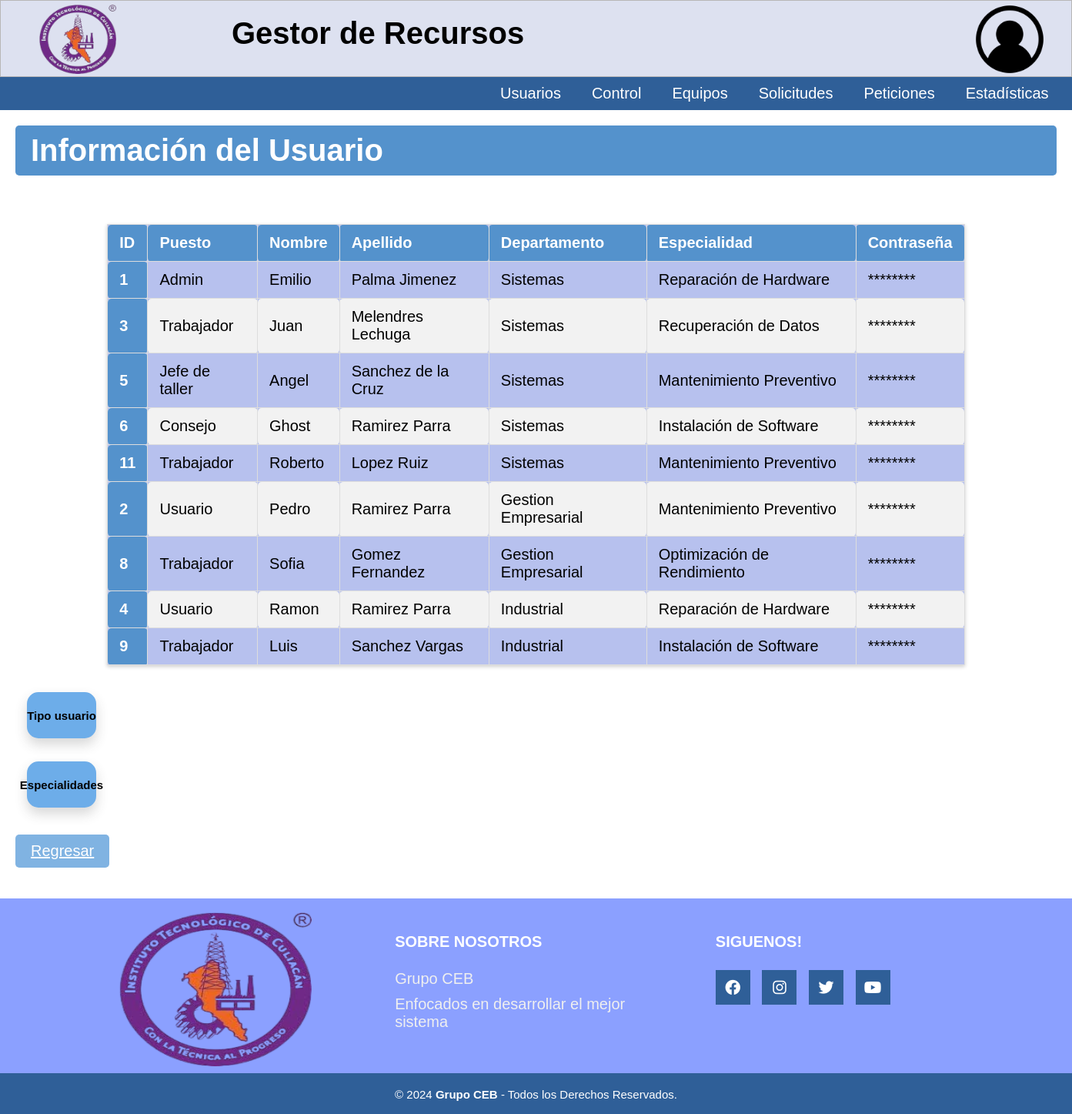
/Usuario/Usuario.php (signed in), run on an earlier commit of the app's database.
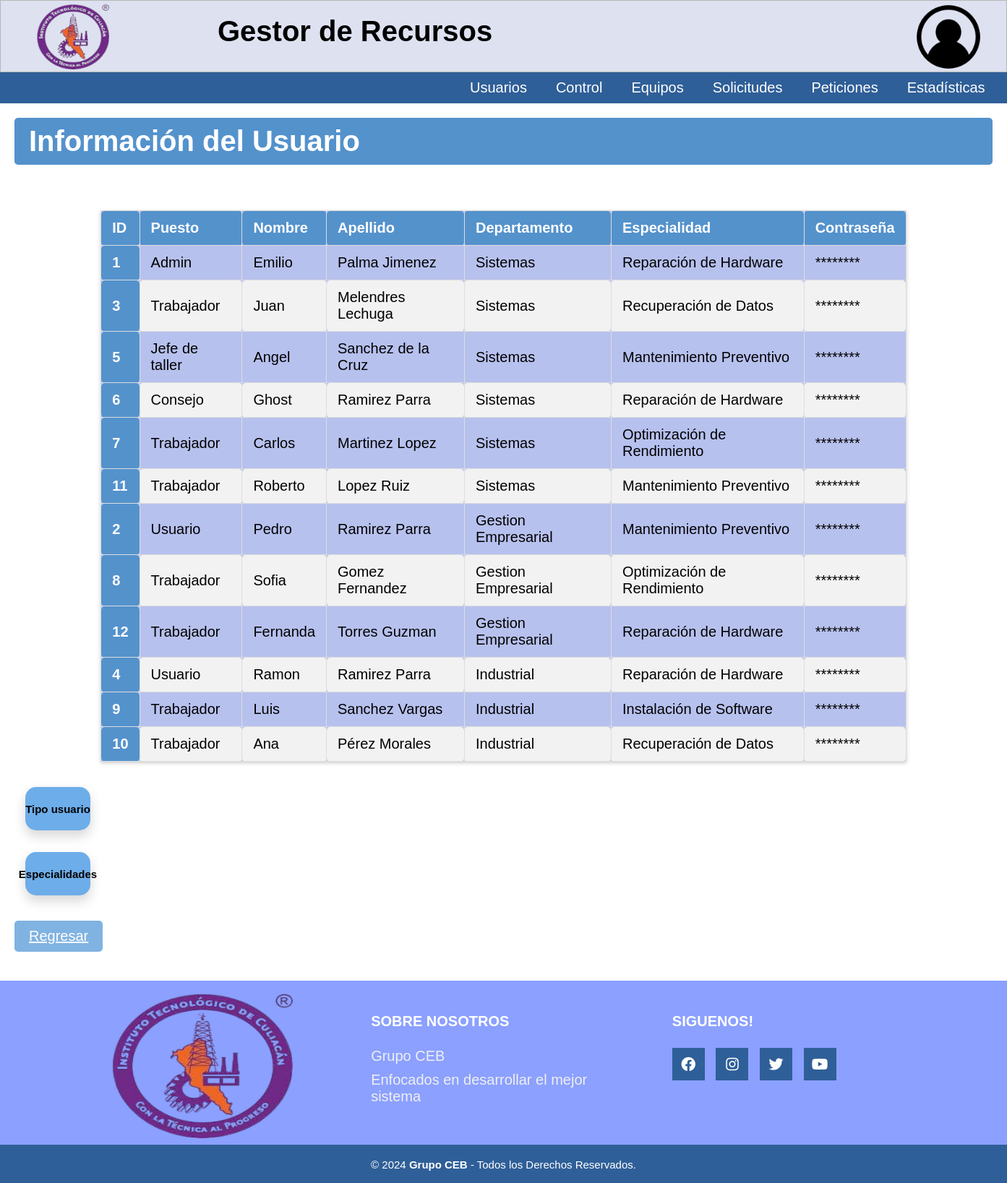
And on a later commit of the database.
### tables this page shows
Create table Usuarios(
Id_usuario int not null auto_increment primary key,
Id_Utipo int not null,
nombre varchar(50) not null,
apellido varchar(50) not null,
Id_departamento int not null,
Id_especial int not null,
contraseña varchar(20)
);

Create table Tipo_Usuarios(
Id_Utipo int not null auto_increment primary key,
Utipo varchar(50) not null
);

Create table departamento(
Id_departamento int not null auto_increment primary key,
nombre varchar(50) not null,
J_departamento varchar(100) not null
);

Create table catalogo_especial(
Id_especial int not null primary key auto_increment,
Especial text not null
);

### Usuario/Usuario.php (the view, shortened to what the changed rows need)
<?php
include('../BD/ConexionBD.php');
?>
<!DOCTYPE html>
<html lang="en">
<head>
	<link rel="stylesheet" href="https://cdnjs.cloudflare.com/ajax/libs/font-awesome/4.7.0/css/font-awesome.min.css">
    <link rel="stylesheet" href="../CSS/menu.css" type="text/css">
    <link rel="stylesheet" href="../CSS/cabecera.css" type="text/css">
    <link rel="stylesheet" href="../CSS/pie_pagina.css" type="text/css">
    <link rel="stylesheet" href="../CSS/tablas_boton.css" type="text/css">
    <link rel="stylesheet" href="../CSS/formularios.css" type="text/css">
    <link rel="stylesheet" href="../CSS/departamentos.css" type="text/css">
        <link
          rel="stylesheet"
          href="https://cdnjs.cloudflare.com/ajax/libs/font-awesome/6.1.1/css/all.min.css"
        />
</head>
<header class="cabecera_p">
    <div class="cabecera">
        <h1 class="nom_sis">Gestor de Recursos</h1>
    </div>
</header>
</head>
<body>
    <h1 class="titulo">Información del Usuario</h1>
    <br>
    <?php
	include('../BD/ConexionBD.php');
	$sql = "SELECT
        Usuarios.Id_usuario,
        Tipo_Usuarios.Utipo AS Utipo,
        Usuarios.nombre,
        Usuarios.apellido,
        departamento.nombre AS nombre_departamento,
        catalogo_especial.Especial AS especial
    FROM Usuarios
    JOIN Tipo_Usuarios ON Usuarios.Id_Utipo = Tipo_Usuarios.Id_Utipo
    JOIN departamento ON Usuarios.Id_departamento = departamento.Id_departamento
    JOIN catalogo_especial ON Usuarios.Id_especial = catalogo_especial.Id_especial";
	$result = $conn->query($sql);
	echo "<table class='tabla'>";
	echo "<thead>";
	echo "<tr class='cont'>";
	echo "<th scope='col'>ID</th>";
	echo "<th scope='col'>Puesto</th>";
	echo "<th scope='col'>Nombre</th>";
	echo "<th scope='col'>Apellido</th>";
	echo "<th scope='col'>Departamento</th>";
    echo "<th scope='col'>Especialidad</th>";
    echo "<th scope='col'>Contraseña</th>";
	echo "</tr>";
	echo "</thead>";
	echo "<tbody>";
	while ($fila = $result->fetch_assoc()) {
		echo "<tr>";
		echo "<th scope='row'>".$fila['Id_usuario']."</th>";
		echo "<td>". $fila['Utipo']."</td>";
        echo "<td>". $fila['nombre']."</td>";
        echo "<td>". $fila['apellido']."</td>";
        echo "<td>". $fila['nombre_departamento']."</td>";
        echo "<td>". $fila['especial']."</td>";
        echo "<td>********</td>";
		echo "</tr>";
	}
	echo "</tbody>";
	echo "</table>";
?>
</body>
<footer class="pie-pagina">
        <div class="grupo-1">
            <div class="box">
                <h2>SOBRE NOSOTROS</h2>
            </div>
            <div class="box">
                <h2>SIGUENOS!</h2>
            </div>
        </div>
    </footer>
</html>

What changed in the data, as far as the page shows it:
changed usuarios "Ghost": Id_especial.Especial "Instalación de Software" → "Reparación de Hardware"
now on this page (row edited): usuarios: Id_usuario "7", Id_Utipo.Utipo "Trabajador", nombre "Carlos", apellido "Martinez Lopez", Id_departamento.nombre "Sistemas", Id_especial.Especial "Optimización de Rendimiento"
now on this page (row edited): usuarios: Id_usuario "12", Id_Utipo.Utipo "Trabajador", nombre "Fernanda", apellido "Torres Guzman", Id_departamento.nombre "Gestion Empresarial", Id_especial.Especial "Reparación de Hardware"
now on this page (row edited): usuarios: Id_usuario "10", Id_Utipo.Utipo "Trabajador", nombre "Ana", apellido "Pérez Morales", Id_departamento.nombre "Industrial", Id_especial.Especial "Recuperación de Datos"
